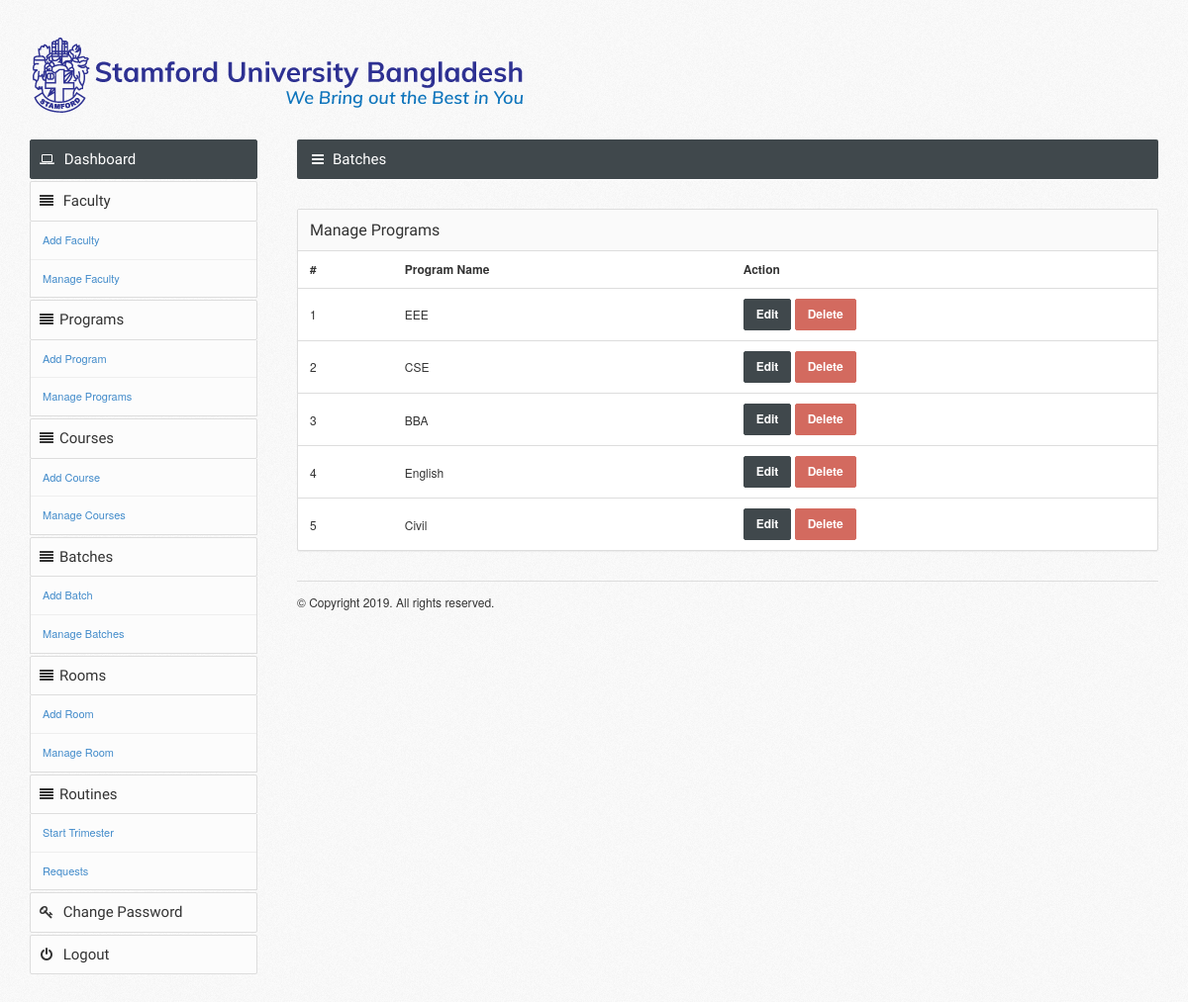
The app's page /admin/manage_program.php (signed in) with its own data.
### tables this page shows
CREATE TABLE `programs` (
  `id` int(11) NOT NULL,
  `program_name` varchar(100) NOT NULL
);

### admin/manage_program.php (the view, shortened to what this page needs)
<?php include 'includes/session.php';?>
<!DOCTYPE html>
<html lang="en">
<?php include 'includes/head.php';?>
<body>
    <?php include 'includes/header.php';?>
    <div class="page-container container-fluid">
        <?php include 'includes/sidebar.php';?>
        <div class="page-content">
        	<div class="page-title">
                <h5><i class="fa fa-bars"></i>Batches</h5>
            </div>
            <div class="panel panel-default">
                <div class="panel-heading"><h6 class="panel-title">Manage Programs</h6>
                </div>
                <div class="datatable">
                    <table class="table">
                        <thead>
                            <tr>
                                <th>#</th>
                                <th>Program Name</th>
                                <th>Action</th>
                            </tr>
                        </thead>
                        <tbody>
                           <?php
                            $count=1;
                            $query="SELECT * FROM programs";
                            $run=mysqli_query($conn,$query);
                                if(mysqli_num_rows($run)>0){
                                    while($row=mysqli_fetch_array($run)){
                            ?>
                            <tr>
                                <td><?php echo $count;?></td>
                                <td><?php echo $row['program_name'];?></td>
                                <td>
                                <a href="edit_program.php?edit_id=<?php echo $row['id'];?>" class="btn btn-sm btn-primary">Edit</a>
                                <a href="manage_program.php?delete_id=<?php echo $row['id'];?>" class="btn btn-sm btn-danger" onclick="return confirm('Are you sure you want to delete this program?');">Delete</a>
                                </td>
                            </tr>
                            <?php
                                    $count++;
                                    }
                                }
                            ?>
                        </tbody>
                    </table>
                </div>
            </div>
            <?php include 'includes/footer.php';?>
        </div>
    </div>
</body>
</html>

### admin/css/styles.css (style rules this page uses)
@media (min-width: 768px) { a, .btn, .caret, .close, .sidebar, .select2-choice abbr, .select2-highlighted, .ui-slider-range, .ui-datepicker-trigger, .ui-timepicker-list li, .checker span:after, .checker span, .navbar-toggle, .thumb-options, .select2-arrow b, .thumb-zoom img, .fc-button, .page-content { -webkit-transition: all 0.15s ease-in-out; -moz-transition: all 0.15s ease-in-out; -o-transition: all 0.15s ease-in-out; transition: all 0.15s ease-in-out; } }
.fa { position: relative; font-size: 14px; min-width: 14px; text-align: center; }
h1, h2, h3, h4, h5, h6, .navigation > li > a, .stats li span { font-family: 'Cuprum', sans-serif; font-weight: normal; }
.page-content { margin-left: 270px; }
.page-title { color: #fff; background-color: #40484C; -moz-box-shadow: 0 1px 0 #fff; -webkit-box-shadow: 0 1px 0 #FFF; box-shadow: 0 1px 0 #FFF; border-radius: 2px; margin-bottom: 30px; }
.page-title:after { content: ""; display: table; clear: both; }
.page-title h5 { margin: 0; float: left; display: block; font-size: 15px; padding: 13px 14px 12px 14px; line-height: 1; }

### records on screen
programs: program_name "EEE"
programs: program_name "CSE"
programs: program_name "BBA"
programs: program_name "English"
programs: program_name "Civil"
